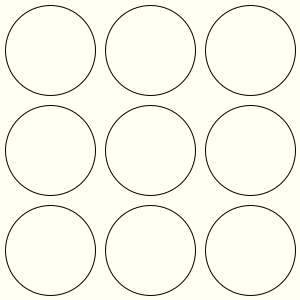
Frame 1 (no input)
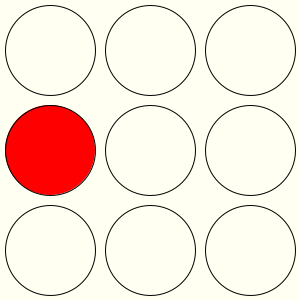
Frame 60 (the mouse pressed at the canvas centre just before this capture)
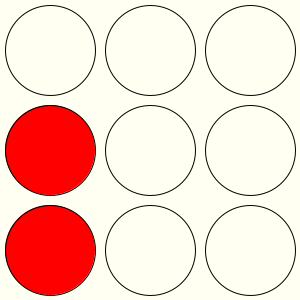
Frame 120 (the mouse held since frame 60 and released just before this capture)

The Processing sketch that drew these frames (run headless with seeded random() and noise(); from frame 60 on, the mouse is pressed at the canvas centre):

// Processing sketch: week10_1_cpp
// ── week10_1_cpp.pde
// week09-2 好玩的程式設計 (打地鼠冒出來)
// 修改自 week09-1 好玩的程式設計 (打地鼠) Ctrl-N 新視窗
void mousePressed() {   // week10-1 新增的程式：mouse按下去

    int i = mouseY / 100, j = mouseX / 100;  // 左手i對應y座標 右手j對應x座標

    if (a[i][j] > 0) {   // 打到地鼠了！
        a[i][j] = -60;   // 由正變負，負的代表死掉的地鼠（要讓地鼠流血死掉了）
    }
}
void setup() { // 設定1次
  size(300, 300); // 視窗大小 300 x 300
}
int [][] a = { {0, 0, 0}, {0,0,0}, {0,0,0} }; // Java陣列
void draw() { // 每秒畫60次
  background(#FFFFF2); // 背景淡黃色
  if (frameCount%60==0) { // 每過 60 frame (1秒) 生1隻地鼠
    int i = int(random(3)), j = int(random(3));
    a[i][j] = 60; // 亂數決定 i 跟 j 的值, 再把 a[i][j] 生60
  }
  for (int i=0; i<3; i++) { // 左手i
    for (int j=0; j<3; j++) { // 右手j
      int x = 50 + j*100, y = 50 + i*100;
      if (a[i][j]>0) {   // 負的，代表死掉的地鼠
                fill(255, 0, 0);   // 紅色的血，留在原地
                a[i][j]++;   // 負60，慢慢加大
            }
            else if (a[i][j] > 0) {
        fill(#C61616, a[i][j]*4); // 地鼠色, 半透明
        a[i][j]--; // 數值會變小, 慢慢就透明不見了
      } else fill(#FFFFF2);
      ellipse(x, y, 90, 90); // 地鼠的洞
    }
  }
}
